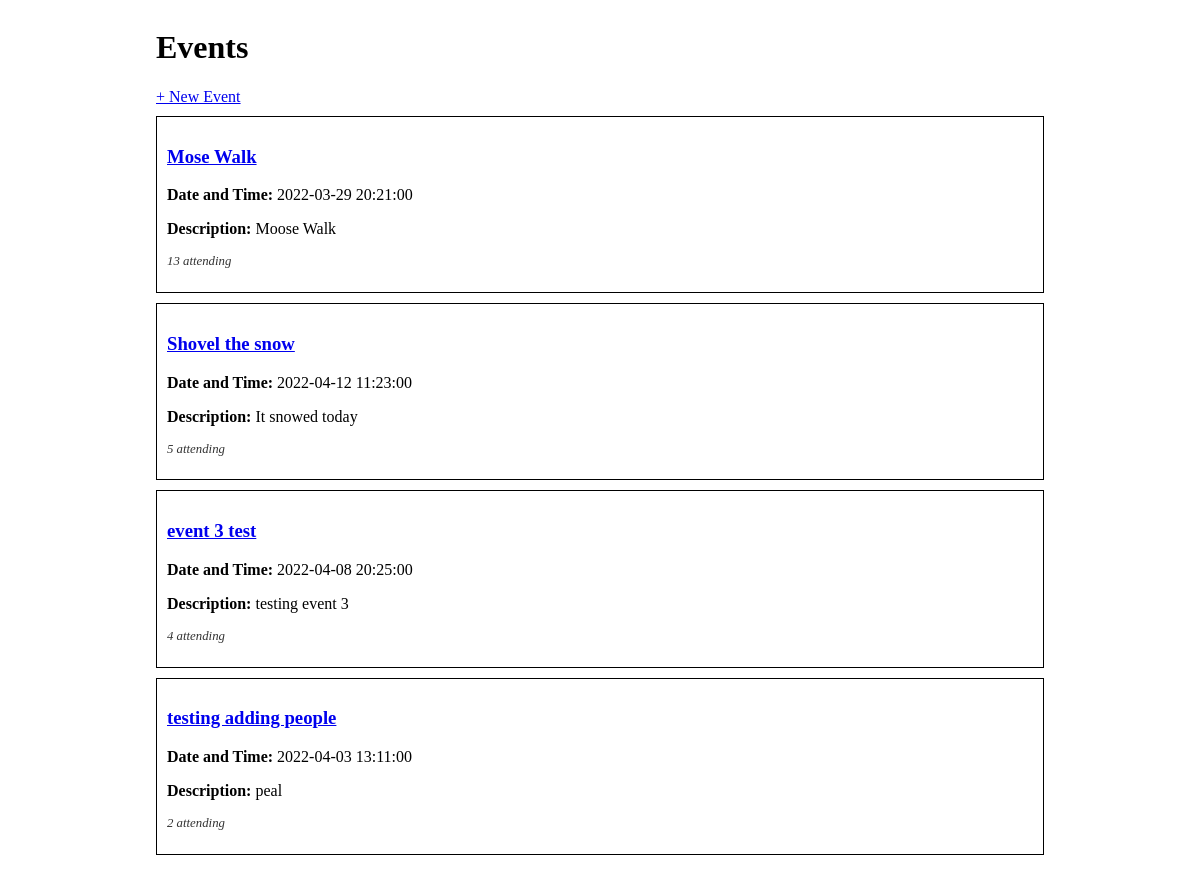
The page / on the database its author committed.
### events_app/models.py (models this page shows)
class Event(db.Model):
    id = db.Column(db.Integer, primary_key=True)
    title = db.Column(db.String(150), nullable=False)
    description = db.Column(db.String)
    date_and_time = db.Column(db.DateTime)
    guests = db.relationship('Guest', secondary='guest_event', back_populates='events_attending')

### events_app/routes.py (the view)
@main.route('/')
def index():
    events = Event.query.all()
    return render_template('index.html', events=events)

### events_app/templates/index.html
{% extends 'base.html' %}
{% block content %}
<h1>Events</h1>
<a href="/create">+ New Event</a>
{% for event in events %}
    <div class="event-container">
        <h3><a href="/event/{{ event.id }}">{{ event.title }}</a></h3>
        <p><strong>Date and Time:</strong> {{ event.date_and_time }}</p>
        <p><strong>Description:</strong> {{ event.description }}</p>
        <p class="small-text">
            {{ event.guests|length }} attending
        </p>
    </div>
{% endfor %}
{% endblock %}

### events_app/templates/base.html (shortened to what this page needs)
<!DOCTYPE html>
<html>
    <head>
        <link rel="stylesheet" href="/static/style.css">
    </head>
    <body>
        <div id="content">
            {% block content %}{% endblock %}
        </div>
    </body>
</html>

### events_app/static/style.css (style rules this page uses)
body { display: flex; justify-content: center; }
#content { width: 75%; }
.event-container { border: 1px solid #000; margin: 10px 0; padding: 10px; }
.small-text { font-size: 0.8em; color: #333; font-style: italic; }

### rows shown on the page
Event: title "Mose Walk", date_and_time "2022-03-29 20:21:00", description "Moose Walk", guests|length "13"
Event: title "Shovel the snow", date_and_time "2022-04-12 11:23:00", description "It snowed today", guests|length "5"
Event: title "event 3 test", date_and_time "2022-04-08 20:25:00", description "testing event 3", guests|length "4"
Event: title "testing adding people", date_and_time "2022-04-03 13:11:00", description "peal", guests|length "2"
